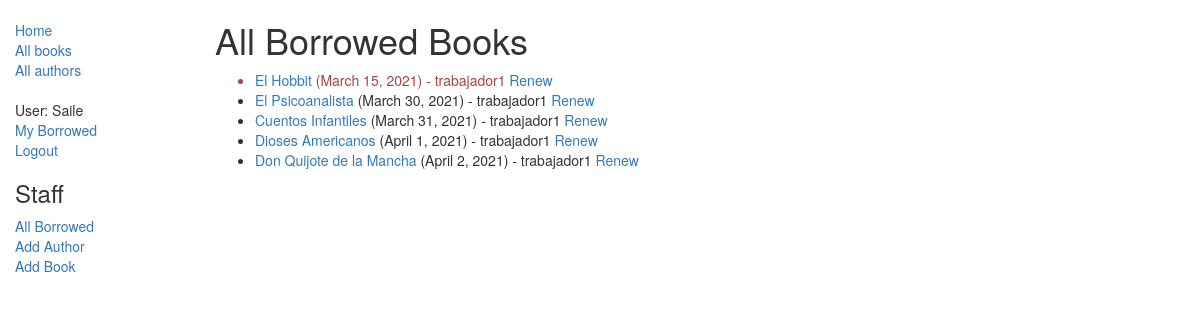
Page /catalog/borrowed/ (signed in) on the committed database.
### catalog/models.py (models this page shows, shortened)
class BookInstance(models.Model):
    id = models.UUIDField(primary_key=True, default=uuid.uuid4,
                          help_text="ID único para este libro particular en toda la biblioteca")
    book = models.ForeignKey('Book', on_delete=models.SET_NULL, null=True)
    imprint = models.CharField(max_length=200)
    due_back = models.DateField(null=True, blank=True)
    borrower = models.ForeignKey(
        User, on_delete=models.SET_NULL, null=True, blank=True)
    LOAN_STATUS = (
        ('m', 'Maintenance'),
        ('o', 'On loan'),
        ('a', 'Available'),
        ('r', 'Reserved'),
    )
    status = models.CharField(max_length=1, choices=LOAN_STATUS,
                              blank=True, default='m', help_text='Disponibilidad del libro')
    class Meta:
        ordering = ["due_back"]
        permissions = (("can_mark_returned", "Set book as returned"),)
    @property
    def is_overdue(self):
        if self.due_back and date.today() > self.due_back:
            return True
        return False

class Book(models.Model):
    title = models.CharField(max_length=200)
    author = models.ForeignKey('Author', on_delete=models.SET_NULL, null=True)
    summary = models.TextField(
        max_length=1000, help_text="Ingrese una breve descripción del libro")
    isbn = models.CharField(
        'ISBN', max_length=13, help_text='13 Caracteres <a href="https://www.isbn-international.org/content/what-isbn">ISBN number</a>')
    genre = models.ManyToManyField(
        Genre, help_text="Seleccione un genero para este libro")
    language = models.ForeignKey(
        'Language', on_delete=models.SET_NULL, null=True)
    def display_genre(self):
        """
        Creates a string for the Genre. This is required to display genre in Admin.
        """
        return ', '.join([genre.name for genre in self.genre.all()[:3]])
    display_genre.short_description = 'Genre'

### catalog/views.py (the view)
class LoanedBooksAllListView(PermissionRequiredMixin, generic.ListView):
    model = BookInstance
    template_name = 'catalog/bookinstance_all_list_borrowed_user.html'
    paginate_by = 10
    permission_required = 'catalog.can_mark_returned'
    permission_required = ('catalog.can_mark_returned', 'catalog.can_edit')
    def get_queryset(self):
        return BookInstance.objects.filter(status__exact='o').order_by('due_back')

### catalog/templates/catalog/bookinstance_all_list_borrowed_user.html
{% extends "base_generic.html" %}
{% block content %}
<h1>All Borrowed Books</h1>
{% if bookinstance_list %}
<ul>
    {% for bookinst in bookinstance_list %}
    <li class="{% if bookinst.is_overdue %}text-danger{% endif %}">
        <a href="{% url 'book-detail' bookinst.book.pk %}">{{bookinst.book.title}}</a> ({{ bookinst.due_back }})
        {% if user.is_staff %}- {{ bookinst.borrower }}
        {% endif %}
        {% if perms.catalog.can_mark_returned %} <a href="{% url 'renew-book-librarian' bookinst.id %}">Renew</a>
        {% endif %}
    </li>
    {% endfor %}
</ul>
{% else %}
<p>There are no books borrowed.</p>
{% endif %}
{% endblock %}

### catalog/templates/base_generic.html (shortened to what this page needs)
<!DOCTYPE html>
<html lang="en">
<head>
    <link rel="stylesheet" href="https://maxcdn.bootstrapcdn.com/bootstrap/3.3.7/css/bootstrap.min.css">
    {% load static %}
    <link rel="stylesheet" href="{% static 'css/styles.css' %}">
</head>
<body>
    <div class="container-fluid">
        <div class="row">
            <div class="col-sm-2">
                {% block sidebar %}
                <ul class="sidebar-nav">
                    <li><a href="{% url 'index' %}">Home</a></li>
                    <li><a href="{% url 'books' %}">All books</a></li>
                    <li><a href="{% url 'authors' %}">All authors</a></li>
                </ul>
                <ul class="sidebar-nav">
                    {% if user.is_authenticated %}
                    <li>User: {{ user.get_username }}</li>
                    <li><a href="{% url 'my-borrowed' %}">My Borrowed</a></li>
                    <li><a href="{% url 'logout'%}?next={{request.path}}">Logout</a></li>
                    {% else %}
                    <li><a href="{% url 'login'%}?next={{request.path}}">Login</a></li>
                    {% endif %}
                </ul>
                <ul class="sidebar-nav">
                    {% if user.is_superuser %}
                    <h3>Staff</h3>
                    <li><a href="{% url 'all-borrowed' %}">All Borrowed</a></li>
                    <li><a href="{% url 'author_create'%}">Add Author</a></li>
                    <li><a href="{% url 'book_create'%}">Add Book</a></li>
                    {% endif %}
                </ul>
                {% endblock %}
            </div>
            <div class="col-sm-10 ">
                {% block content %}
                {% endblock %}
            </div>
        </div>
    </div>
</body>
</html>

### catalog/static/css/styles.css (style rules this page uses)
.sidebar-nav { margin-top: 20px; padding: 0; list-style: none; }

### rows in the picture
BookInstance: book "El Hobbit", due_back "March 15, 2021", borrower "trabajador1"
BookInstance: book "El Psicoanalista", due_back "March 30, 2021", borrower "trabajador1"
BookInstance: book "Cuentos Infantiles", due_back "March 31, 2021", borrower "trabajador1"
BookInstance: book "Dioses Americanos", due_back "April 1, 2021", borrower "trabajador1"
BookInstance: book "Don Quijote de la Mancha", due_back "April 2, 2021", borrower "trabajador1"

### other values in the picture
{{ user.get_username }} "Saile"
